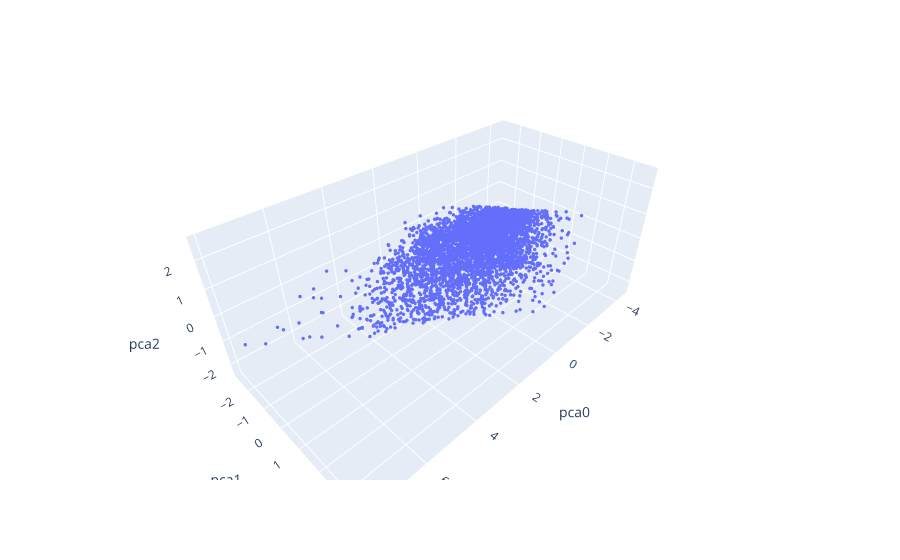

Write notebook code for a chart like this one.
### Code cell
fig = px.scatter_3d(data_pca, x="pca0", y="pca1", z="pca2")
fig.update_traces(marker_size=2)
fig.show()

### Figure 1 — Plotly figure (JSON) as saved in the notebook; plotly's stock layout.template omitted (floating-point values rounded to 4 significant figures; data arrays with more than 128 entries replaced by an {"elided": "..."} marker saying what was removed)
{"data": [{"hovertemplate": "pca0=%{x}<br>pca1=%{y}<br>pca2=%{z}<extra></extra>", "legendgroup": "", "marker": {"color": "#636efa", "size": 2, "symbol": "circle"}, "mode": "markers", "name": "", "scene": "scene", "showlegend": false, "type": "scatter3d", "x": {"elided": "4338 float values"}, "y": {"elided": "4338 float values"}, "z": {"elided": "4338 float values"}}], "layout": {"legend": {"tracegroupgap": 0}, "margin": {"t": 60}, "scene": {"domain": {"x": [0, 1], "y": [0, 1]}, "xaxis": {"title": {"text": "pca0"}}, "yaxis": {"title": {"text": "pca1"}}, "zaxis": {"title": {"text": "pca2"}}}}}
